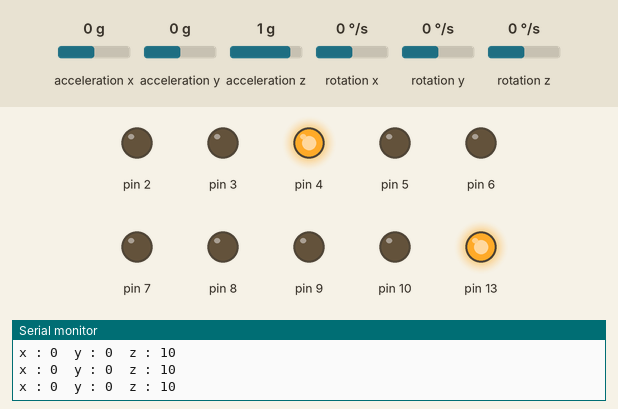
Recording of a sketch running on a simulated Arduino Uno, built with avr-gcc and run on an emulated ATmega328P. Parts: output pins drawn as LEDs (lit = HIGH), the last lines printed to the serial monitor. Inputs (shaded band) come from the test bench; at power-on: acceleration y 0 g, acceleration x 0 g, acceleration z 1 g, rotation x 0 °/s, rotation y 0 °/s, rotation z 0 °/s.

Above: at 1.2 s.
1.3 s: acceleration y set to -1.4 g
At 2.2 s:
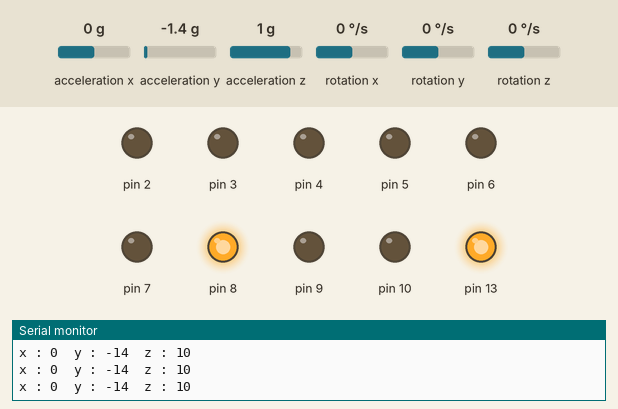
2.9 s: acceleration y set to 0.8 g
At 3.5 s:
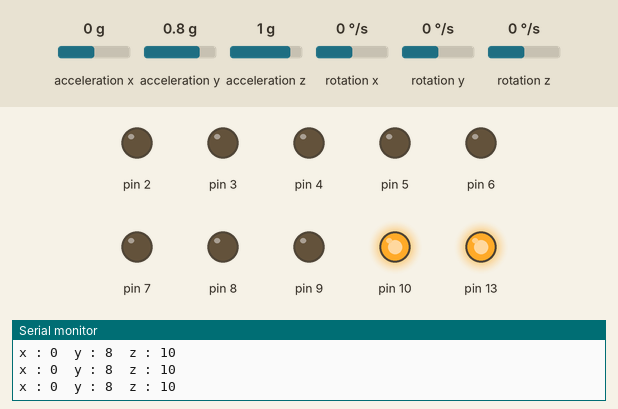
4.5 s: acceleration y set to -0.1 g
At 5.0 s:
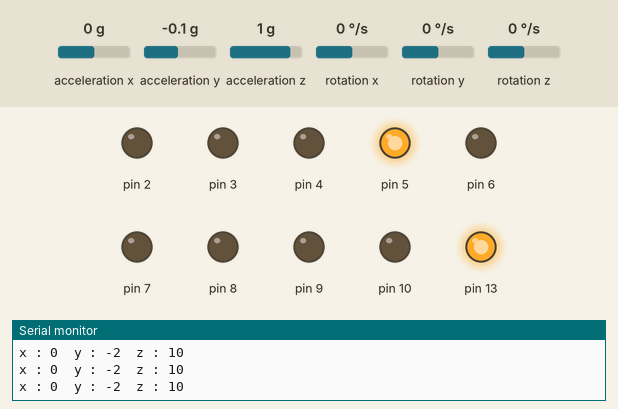
6.2 s: acceleration y set to -0.8 g
At 7.5 s:
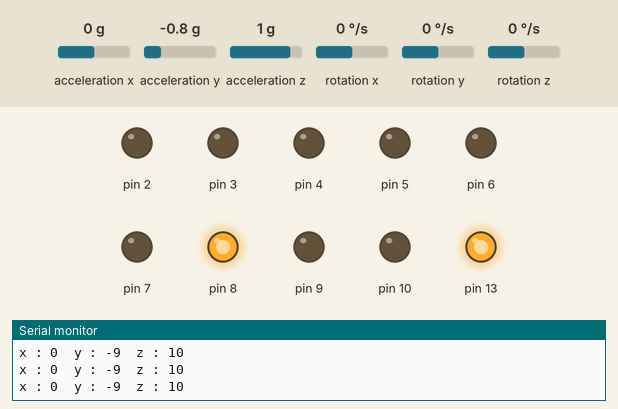
7.8 s: acceleration y set to 0 g
At 8.9 s:
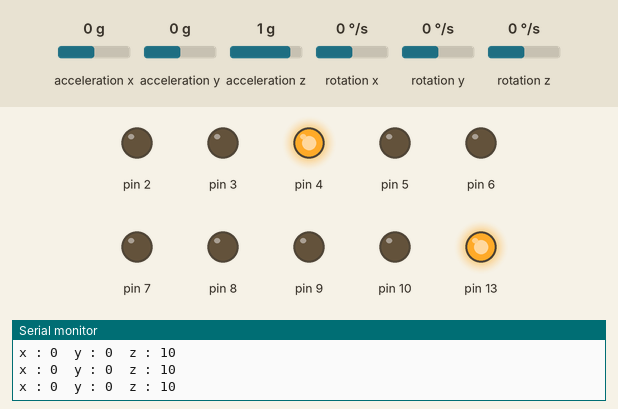
Timing chart, 0 to 10.4 s (numbered marks = the images above; inputs shaded):
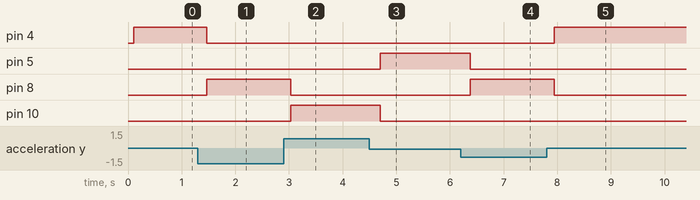

Measured:
- after the input at 1.3 s, pin 4: HIGH → LOW after 0.16 s; pin 8: LOW → HIGH after 0.16 s
- after the input at 2.9 s, pin 8: HIGH → LOW after 0.13 s; pin 10: LOW → HIGH after 0.13 s
- after the input at 4.5 s, pin 5: LOW → HIGH after 0.21 s; pin 10: HIGH → LOW after 0.21 s
- after the input at 6.2 s, pin 5: HIGH → LOW after 0.18 s; pin 8: LOW → HIGH after 0.18 s
- after the input at 7.8 s, pin 4: LOW → HIGH after 0.15 s; pin 8: HIGH → LOW after 0.15 s

The sketch:

sketch_mar27a.ino
```cpp
//Project Title:Water Balance Simulator with Gyro Sensor and LED Bar
//Author: Saleh Sadid Mir, CSE, KUET


#include <Wire.h>
#include "MPU6050.h"

MPU6050 accelgyro;
int16_t ax, ay, az, gx, gy, gz;
int i;

void setup() {
  Wire.begin();
  for(i=1;i<11;i++){
    pinMode(i,OUTPUT);
  }
 pinMode(13,OUTPUT);
  digitalWrite(1,LOW);
  digitalWrite(13,HIGH);

  Serial.println("Initializing I2C devices...");
  accelgyro.initialize();
  Serial.begin(38400) ;
  // verify connection
  Serial.println(accelgyro.testConnection() ? "successful" : "failed");
}
void loop() {
  accelgyro.getMotion6(&ax, &ay, &az, &gx, &gy, &gz);
  int x = map(ax , -16000 , 16000 , -10 , 10) ;
  int y = map(ay , -16000 , 16000 , -10 , 10) ;
  int z = map(az , -16000 , 16000 , -10 , 10) ;
  Serial.print("x : ") ; Serial.print(x); Serial.print("\t");
  Serial.print("y : ") ; Serial.print(y); Serial.print("\t");
  Serial.print("z : ") ; Serial.print(z); Serial.println("\t");
  delay(100) ;
  if(y>=7){
    digitalWrite(10, HIGH);
    digitalWrite(9, LOW);
    digitalWrite(2, LOW);
    digitalWrite(3, LOW);
    digitalWrite(4, LOW);
    digitalWrite(5, LOW);
    digitalWrite(6, LOW);
    digitalWrite(7, LOW);
    digitalWrite(8, LOW);


  }
  else if(y==6){
    digitalWrite(10, LOW);
    digitalWrite(9, HIGH);
    digitalWrite(2, LOW);
    digitalWrite(3, LOW);
    digitalWrite(4, LOW);
    digitalWrite(5, LOW);
    digitalWrite(6, LOW);
    digitalWrite(7, LOW);
    digitalWrite(8, LOW);
  }
  else if(y<6 && y>=4){
    digitalWrite(10, LOW);
    digitalWrite(9, LOW);
    digitalWrite(2, HIGH);
    digitalWrite(3, LOW);
    digitalWrite(4, LOW);
    digitalWrite(5, LOW);
    digitalWrite(6, LOW);
    digitalWrite(7, LOW);
    digitalWrite(8, LOW);
  }
  else if(y<4 && y>=2){
    digitalWrite(10, LOW);
    digitalWrite(9, LOW);
    digitalWrite(2, LOW);
    digitalWrite(3, HIGH);
    digitalWrite(4, LOW);
    digitalWrite(5, LOW);
    digitalWrite(6, LOW);
    digitalWrite(7, LOW);
    digitalWrite(8, LOW);
  }
  else if(y<2 && y>=0){
    digitalWrite(10, LOW);
    digitalWrite(9, LOW);
    digitalWrite(2, LOW);
    digitalWrite(3, LOW);
    digitalWrite(4, HIGH);
    digitalWrite(5, LOW);
    digitalWrite(6, LOW);
    digitalWrite(7, LOW);
    digitalWrite(8, LOW);
  }
  else if(y<0 && y>=-2){
    digitalWrite(10, LOW);
    digitalWrite(9, LOW);
    digitalWrite(2, LOW);
    digitalWrite(3, LOW);
    digitalWrite(4, LOW);
    digitalWrite(5, HIGH);
    digitalWrite(6, LOW);
    digitalWrite(7, LOW);
    digitalWrite(8, LOW);
  }
  else if(y<-2 && y>=-4){
    digitalWrite(10, LOW);
    digitalWrite(9, LOW);
    digitalWrite(2, LOW);
    digitalWrite(3, LOW);
    digitalWrite(4, LOW);
    digitalWrite(5, LOW);
    digitalWrite(6, HIGH);
    digitalWrite(7, LOW);
    digitalWrite(8, LOW);
  }
  else if(y<-4 && y>=-5){
   digitalWrite(10, LOW);
    digitalWrite(9, LOW);
    digitalWrite(2, LOW);
    digitalWrite(3, LOW);
    digitalWrite(4, LOW);
    digitalWrite(5, LOW);
    digitalWrite(6, LOW);
    digitalWrite(7, HIGH);
    digitalWrite(8, LOW);
  }
  else if(y<-6 ){
   digitalWrite(10, LOW);
    digitalWrite(9, LOW);
    digitalWrite(2, LOW);
    digitalWrite(3, LOW);
    digitalWrite(4, LOW);
    digitalWrite(5, LOW);
    digitalWrite(6, LOW);
    digitalWrite(7, LOW);
    digitalWrite(8, HIGH);
  }

}
```
